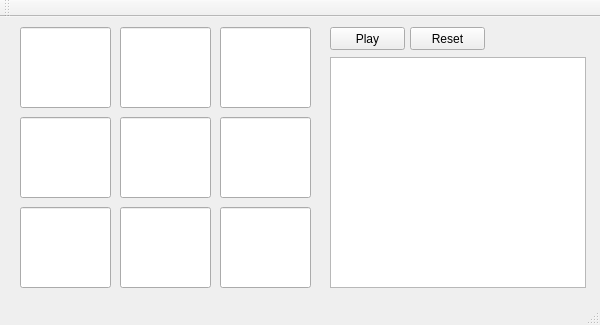
<?xml version="1.0" encoding="UTF-8"?>
<ui version="4.0">
 <class>MainWindow</class>
 <widget class="QMainWindow" name="MainWindow">
  <property name="geometry">
   <rect>
    <x>0</x>
    <y>0</y>
    <width>600</width>
    <height>325</height>
   </rect>
  </property>
  <property name="windowTitle">
   <string>MainWindow</string>
  </property>
  <widget class="QWidget" name="centralWidget">
   <widget class="QLineEdit" name="lineEdit">
    <property name="geometry">
     <rect>
      <x>20</x>
      <y>10</y>
      <width>91</width>
      <height>81</height>
     </rect>
    </property>
    <property name="font">
     <font>
      <pointsize>50</pointsize>
     </font>
    </property>
    <property name="maxLength">
     <number>1</number>
    </property>
    <property name="alignment">
     <set>Qt::AlignCenter</set>
    </property>
   </widget>
   <widget class="QLineEdit" name="lineEdit_2">
    <property name="geometry">
     <rect>
      <x>120</x>
      <y>10</y>
      <width>91</width>
      <height>81</height>
     </rect>
    </property>
    <property name="font">
     <font>
      <pointsize>50</pointsize>
     </font>
    </property>
    <property name="maxLength">
     <number>1</number>
    </property>
    <property name="alignment">
     <set>Qt::AlignCenter</set>
    </property>
   </widget>
   <widget class="QLineEdit" name="lineEdit_3">
    <property name="geometry">
     <rect>
      <x>220</x>
      <y>10</y>
      <width>91</width>
      <height>81</height>
     </rect>
    </property>
    <property name="font">
     <font>
      <pointsize>50</pointsize>
     </font>
    </property>
    <property name="maxLength">
     <number>1</number>
    </property>
    <property name="alignment">
     <set>Qt::AlignCenter</set>
    </property>
   </widget>
   <widget class="QLineEdit" name="lineEdit_4">
    <property name="geometry">
     <rect>
      <x>20</x>
      <y>100</y>
      <width>91</width>
      <height>81</height>
     </rect>
    </property>
    <property name="font">
     <font>
      <pointsize>50</pointsize>
     </font>
    </property>
    <property name="maxLength">
     <number>1</number>
    </property>
    <property name="alignment">
     <set>Qt::AlignCenter</set>
    </property>
   </widget>
   <widget class="QLineEdit" name="lineEdit_5">
    <property name="geometry">
     <rect>
      <x>120</x>
      <y>100</y>
      <width>91</width>
      <height>81</height>
     </rect>
    </property>
    <property name="font">
     <font>
      <pointsize>50</pointsize>
     </font>
    </property>
    <property name="maxLength">
     <number>1</number>
    </property>
    <property name="alignment">
     <set>Qt::AlignCenter</set>
    </property>
   </widget>
   <widget class="QLineEdit" name="lineEdit_6">
    <property name="geometry">
     <rect>
      <x>220</x>
      <y>100</y>
      <width>91</width>
      <height>81</height>
     </rect>
    </property>
    <property name="font">
     <font>
      <pointsize>50</pointsize>
     </font>
    </property>
    <property name="maxLength">
     <number>1</number>
    </property>
    <property name="alignment">
     <set>Qt::AlignCenter</set>
    </property>
   </widget>
   <widget class="QLineEdit" name="lineEdit_7">
    <property name="geometry">
     <rect>
      <x>20</x>
      <y>190</y>
      <width>91</width>
      <height>81</height>
     </rect>
    </property>
    <property name="font">
     <font>
      <pointsize>50</pointsize>
     </font>
    </property>
    <property name="maxLength">
     <number>1</number>
    </property>
    <property name="alignment">
     <set>Qt::AlignCenter</set>
    </property>
   </widget>
   <widget class="QLineEdit" name="lineEdit_8">
    <property name="geometry">
     <rect>
      <x>120</x>
      <y>190</y>
      <width>91</width>
      <height>81</height>
     </rect>
    </property>
    <property name="font">
     <font>
      <pointsize>50</pointsize>
     </font>
    </property>
    <property name="maxLength">
     <number>1</number>
    </property>
    <property name="alignment">
     <set>Qt::AlignCenter</set>
    </property>
   </widget>
   <widget class="QLineEdit" name="lineEdit_9">
    <property name="geometry">
     <rect>
      <x>220</x>
      <y>190</y>
      <width>91</width>
      <height>81</height>
     </rect>
    </property>
    <property name="font">
     <font>
      <pointsize>50</pointsize>
     </font>
    </property>
    <property name="maxLength">
     <number>1</number>
    </property>
    <property name="alignment">
     <set>Qt::AlignCenter</set>
    </property>
   </widget>
   <widget class="QPushButton" name="pushButton">
    <property name="geometry">
     <rect>
      <x>330</x>
      <y>10</y>
      <width>75</width>
      <height>23</height>
     </rect>
    </property>
    <property name="text">
     <string>Play</string>
    </property>
   </widget>
   <widget class="QListView" name="listView">
    <property name="geometry">
     <rect>
      <x>330</x>
      <y>40</y>
      <width>256</width>
      <height>231</height>
     </rect>
    </property>
   </widget>
   <widget class="QPushButton" name="pushButton_2">
    <property name="geometry">
     <rect>
      <x>410</x>
      <y>10</y>
      <width>75</width>
      <height>23</height>
     </rect>
    </property>
    <property name="text">
     <string>Reset</string>
    </property>
   </widget>
  </widget>
  <widget class="QMenuBar" name="menuBar">
   <property name="geometry">
    <rect>
     <x>0</x>
     <y>0</y>
     <width>600</width>
     <height>18</height>
    </rect>
   </property>
  </widget>
  <widget class="QToolBar" name="mainToolBar">
   <attribute name="toolBarArea">
    <enum>TopToolBarArea</enum>
   </attribute>
   <attribute name="toolBarBreak">
    <bool>false</bool>
   </attribute>
  </widget>
  <widget class="QStatusBar" name="statusBar"/>
 </widget>
 <layoutdefault spacing="6" margin="11"/>
 <resources/>
 <connections/>
</ui>
